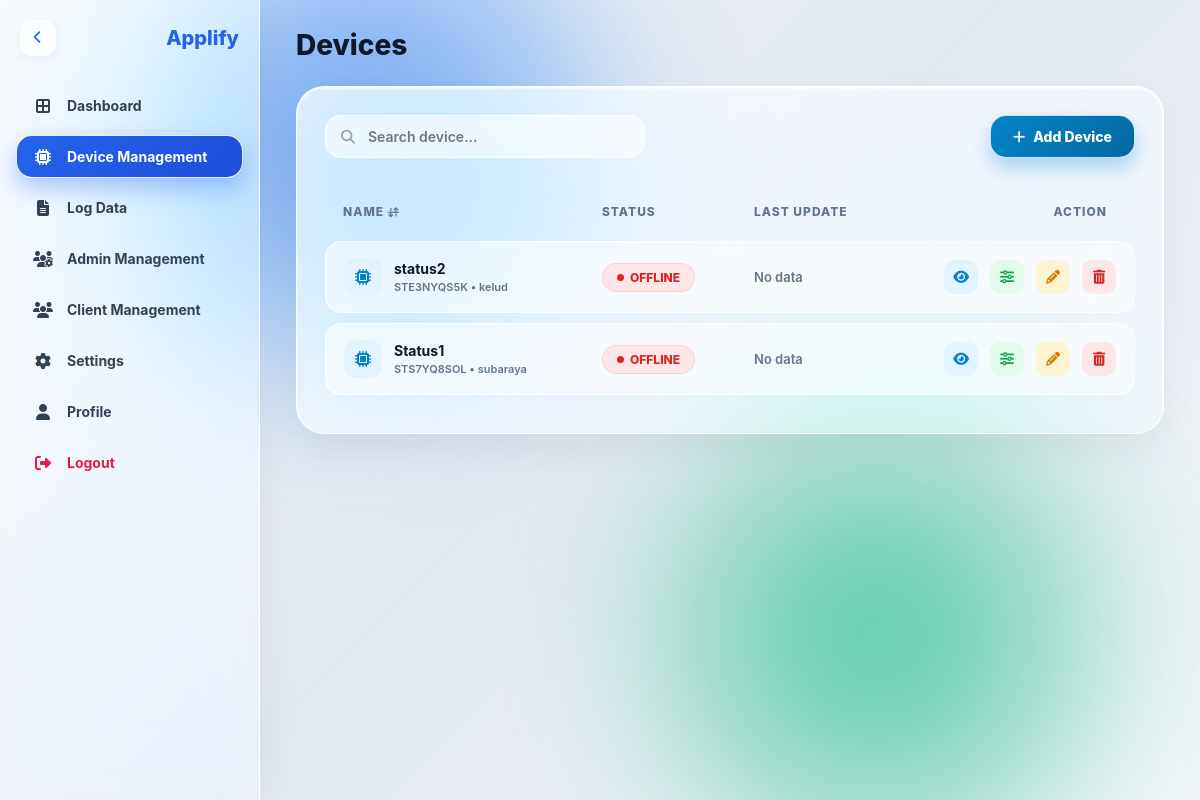
Page /device_management.php (signed in) on the committed database.
### tables this page shows
CREATE TABLE `devices` (
  `id` int(11) NOT NULL,
  `device_code` varchar(50) NOT NULL,
  `device_name` varchar(100) NOT NULL,
  `location_name` varchar(100) DEFAULT '',
  `latitude` decimal(10,8) DEFAULT -7.25750000,
  `longitude` decimal(11,8) DEFAULT 112.75210000,
  `status` enum('online','offline') DEFAULT 'offline',
  `last_seen` datetime DEFAULT NULL,
  `temp_min` float DEFAULT 0,
  `temp_max` float DEFAULT 50,
  `hum_min` float DEFAULT 0,
  `hum_max` float DEFAULT 100,
  `rain_min` float DEFAULT 0,
  `rain_max` float DEFAULT 100,
  `wind_min` float DEFAULT 0,
  `wind_max` float DEFAULT 50,
  `water_min` float DEFAULT 0,
  `water_max` float DEFAULT 200
);

### device_management.php (the view, shortened to what this page needs)
<?php
require 'config.php';
$devices = [];
try {
    $stmt = $pdo->query("SELECT * FROM devices ORDER BY id DESC");
    $devices = $stmt->fetchAll(PDO::FETCH_ASSOC);
} catch (PDOException $e) {
}
?>
<!DOCTYPE html>
<html lang="id">
<head>
<link rel="stylesheet" href="https://unpkg.com/leaflet@1.9.4/dist/leaflet.css" />
<link rel="stylesheet" href="https://cdnjs.cloudflare.com/ajax/libs/font-awesome/6.5.1/css/all.min.css">
</head>
<body>
<div class="aurora-blob blob-blue"></div>
<div class="aurora-blob blob-green"></div>
<div class="layout">
  <div class="sidebar" id="sidebar">
    <div class="sidebar-header">
      <button class="sidebar-toggle-btn" onclick="toggleSidebar()" id="toggleBtn">
        <i class="fa-solid fa-chevron-left" id="toggleIcon"></i>
      </button>
      <div class="brand-title"><span>Applify</span></div>
    </div>
    <ul class="menu">
      <li><a href="dashboard.php" title="Dashboard"><i class="fa-solid fa-border-all"></i><span class="menu-text">Dashboard</span></a></li>
      <li><a href="device_management.php" class="active" title="Device Management"><i class="fa-solid fa-microchip"></i><span class="menu-text">Device Management</span></a></li>
      <li><a href="log_data.php" title="Log Data"><i class="fa-solid fa-file-lines"></i><span class="menu-text">Log Data</span></a></li>
      <li><a href="admin_management.php" title="Admin Management"><i class="fa-solid fa-users-gear"></i><span class="menu-text">Admin Management</span></a></li>
      <li><a href="client_management.php" title="Client Management"><i class="fa-solid fa-users"></i><span class="menu-text">Client Management</span></a></li>
      <li><a href="settings.php" title="Settings"><i class="fa-solid fa-gear"></i><span class="menu-text">Settings</span></a></li>
      <li><a href="profile.php" title="Profile"><i class="fa-solid fa-user"></i><span class="menu-text">Profile</span></a></li>
      <li><a href="logout.php" style="color: #e11d48;" title="Logout"><i class="fa-solid fa-right-from-bracket"></i><span class="menu-text">Logout</span></a></li>
    </ul>
  </div>
  <div class="main">
    <div class="topbar">
      <h1>Devices</h1>
    </div>
    <div class="content-card">
      <div class="action-bar">
        <div class="search-box">
          <i class="fa-solid fa-magnifying-glass"></i>
          <input type="text" id="searchInput" class="search-input" placeholder="Search device..." onkeyup="filterTable()">
        </div>
        <button class="btn-add-device" onclick="openAddModal()">
          <i class="fa-solid fa-plus"></i> Add Device
        </button>
      </div>
      <table id="deviceTable">
        <thead>
          <tr>
            <th>NAME <i class="fa-solid fa-arrow-down-up-across-line" style="font-size: 10px;"></i></th>
            <th>STATUS</th>
            <th>LAST UPDATE</th>
            <th style="text-align: right; padding-right: 28px;">ACTION</th>
          </tr>
        </thead>
        <tbody>
          <?php if (empty($devices)): ?>
            <tr>
              <td colspan="4" style="text-align: center; color: #64748b; padding: 30px;">Belum ada perangkat terdaftar. Klik "+ Add Device" untuk menambah.</td>
            </tr>
          <?php else: foreach ($devices as $dev): ?>
            <tr>
              <td>
                <div class="device-name-cell">
                  <div class="device-icon-box"><i class="fa-solid fa-microchip"></i></div>
                  <div>
                    <div><?= htmlspecialchars($dev['device_name']) ?></div>
                    <small style="color: #64748b; font-weight: 600; font-size: 11px;"><?= htmlspecialchars($dev['device_code']) ?> &bull; <?= htmlspecialchars($dev['location_name'] ?: 'No Location') ?></small>
                  </div>
                </div>
              </td>
              <td>
                <?php if ($dev['status'] === 'online'): ?>
                  <span class="status-badge status-online"><span class="status-dot dot-green"></span> ONLINE</span>
                <?php else: ?>
                  <span class="status-badge status-offline"><span class="status-dot dot-red"></span> OFFLINE</span>
                <?php endif; ?>
              </td>
              <td style="color: #64748b; font-weight: 600; font-size: 13px;">
                <?= $dev['last_seen'] ? date('d/m/Y, H.i.s', strtotime($dev['last_seen'])) : 'No data' ?>
              </td>
              <td>
                <div class="action-buttons" style="justify-content: flex-end;">
                  <a href="device_detail.php?device=<?= htmlspecialchars($dev['device_code']) ?>" class="btn-icon btn-view" title="View Detail Device">
                    <i class="fa-solid fa-eye"></i>
                  </a>
                  <button class="btn-icon btn-threshold" title="Range Threshold" onclick='openThresholdModal(<?= json_encode($dev) ?>)'>
                    <i class="fa-solid fa-sliders"></i>
                  </button>
                  <button class="btn-icon btn-edit" title="Edit Device" onclick='openEditModal(<?= json_encode($dev) ?>)'>
                    <i class="fa-solid fa-pencil"></i>
                  </button>
                  <form method="POST" style="display:inline;" onsubmit="return confirm('Apakah Anda yakin ingin menghapus perangkat ini?');">
                    <button type="submit" class="btn-icon btn-delete" title="Delete Device">
                      <i class="fa-solid fa-trash-can"></i>
                    </button>
                  </form>
                </div>
              </td>
            </tr>
          <?php endforeach; endif; ?>
        </tbody>
      </table>
    </div>
  </div>
</div>
</body>
</html>

### rows in the picture
devices: device_name "status2", device_code "STE3NYQS5K", location_name "kelud", status "offline" (drawn), shows "No data"
devices: device_name "Status1", device_code "STS7YQ8SOL", location_name "subaraya", status "offline" (drawn), shows "No data"
